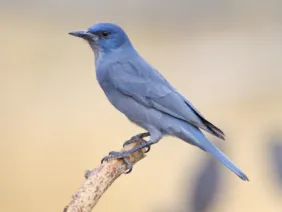
#> input picture Sem V/CV Lab/Lab 04/bird.png, 282 x 212 px
$ python Q1.py
#> lines starting #> are read from the running program, lines starting #| are printed output that depends on the picture; after the words box and inside, x2 and y2 are one past the last pixel; in counts of white or black regions, pixels touching at a corner belong together
import cv2
import numpy as np
import matplotlib.pyplot as plt
def simple_thresholding(image, threshold):
    return np.where(image > threshold, 255, 0).astype(np.uint8)
def adaptive_thresholding(image, block_size, C):
    rows, cols = image.shape
    half_block = block_size // 2
    padded_image = np.pad(image, pad_width=half_block, mode='constant', constant_values=0)
    binary_image = np.zeros_like(image, dtype=np.uint8)
    for i in range(rows):
        for j in range(cols):
            block = padded_image[i:i + block_size, j:j + block_size]
            binary_image[i, j] = 255 if image[i, j] > np.mean(block) - C else 0
    return binary_image
def show_results(image, binary_simple_custom, binary_adaptive_custom, binary_simple_cv, binary_adaptive_cv):
    cv2.imshow('original',image)
    cv2.imshow('Binary custom',binary_simple_custom)
    cv2.imshow('Binary adaptive',binary_adaptive_custom)
    cv2.imshow('cv binary',binary_simple_cv)
    cv2.imshow('cv adaptive ',binary_adaptive_cv)
    cv2.waitKey(0)
    cv2.destroyAllWindows()
def main(image_path):
#> called with image_path = 'bird.png'
    image = cv2.imread(image_path, cv2.IMREAD_GRAYSCALE)
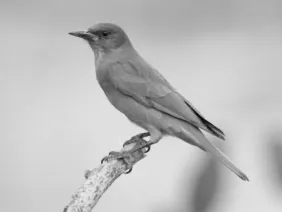
#> image: shape (212, 282); min 2, max 238, mean 189.5
    binary_simple_custom = simple_thresholding(image, 127)
#> in simple_thresholding, `return np.where(image > threshold, 255, 0).astype(np.uint8)`:
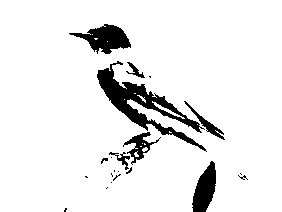
#> returned value: shape (212, 282); 91.7% white; 21 black regions (13 under 20 px), largest, box (x1, y1, x2, y2) and area: (97, 61, 207, 152) 2297, (69, 24, 131, 54) 946, (192, 161, 216, 212) 769
    binary_adaptive_custom = adaptive_thresholding(image, 22, 2)
#> in adaptive_thresholding, `padded_image = np.pad(image, pad_width=half_block, mode='constant', co..`:
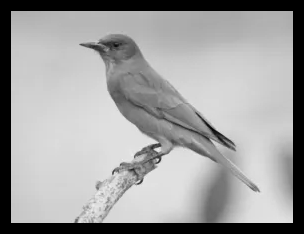
#> padded_image: shape (234, 304); min 0, max 238, mean 159.3
#> after the loop in adaptive_thresholding, `for i in range(rows):`:
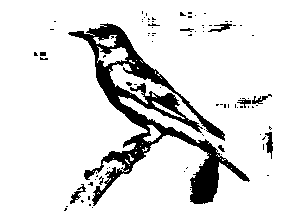
#> binary_image: shape (212, 282); 87% white; 87 black regions (77 under 20 px), largest, box (x1, y1, x2, y2) and area: (68, 23, 250, 206) 6920, (265, 132, 273, 159) 113, (70, 184, 86, 204) 102
#> after the loop in adaptive_thresholding, `for i in range(rows):`:
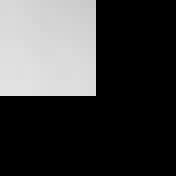
#> block: shape (22, 22) (shown 8 times larger); min 0, max 226, mean 64.6
    _, binary_simple_cv = cv2.threshold(image, 127, 255, cv2.THRESH_BINARY)
    binary_adaptive_cv = cv2.adaptiveThreshold(image, 255, cv2.ADAPTIVE_THRESH_GAUSSIAN_C,cv2.THRESH_BINARY, 23, 2)
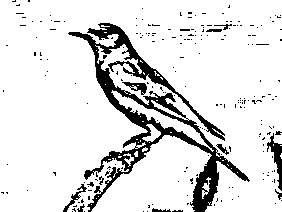
#> binary_adaptive_cv: shape (212, 282); 87.5% white; 217 black regions (205 under 20 px), largest, box (x1, y1, x2, y2) and area: (68, 23, 250, 212) 5983, (267, 133, 282, 191) 323, (122, 82, 147, 95) 144
    show_results(image, binary_simple_custom, binary_adaptive_custom, binary_simple_cv, binary_adaptive_cv)

image_path = 'bird.png'
main(image_path)

$ run again, with Sem V/CV Lab/Lab 04/chess.png copied over Sem V/CV Lab/Lab 04/bird.png
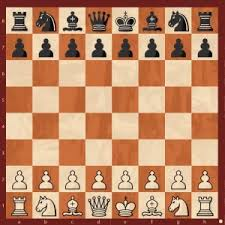
#> input picture Sem V/CV Lab/Lab 04/chess.png, 225 x 225 px
#> in simple_thresholding, `return np.where(image > threshold, 255, 0).astype(np.uint8)`:
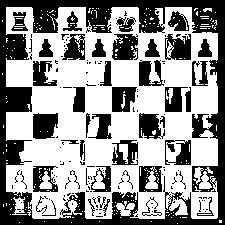
#> returned value: shape (225, 225); 57.8% white; 158 black regions (115 under 20 px), largest, box (x1, y1, x2, y2) and area: (0, 0, 225, 225) 11925, (33, 113, 58, 139) 558, (112, 34, 138, 60) 534
#> in main, `binary_adaptive_cv = cv2.adaptiveThreshold(image, 255, cv2.ADAPTIVE_TH..`:
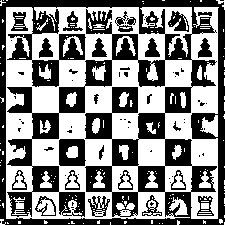
#> binary_adaptive_cv: shape (225, 225); 52.1% white; 76 black regions (49 under 20 px), largest, box (x1, y1, x2, y2) and area: (0, 0, 225, 225) 20792, (59, 139, 86, 166) 580, (168, 11, 189, 32) 243
